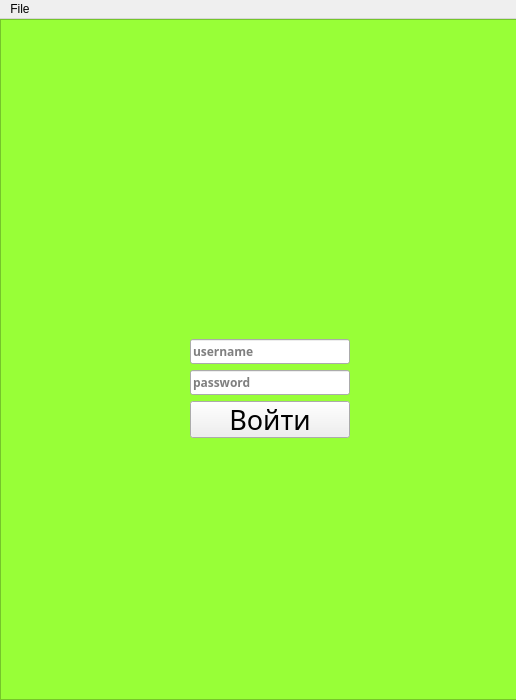
<?xml version="1.0" encoding="UTF-8"?>
<ui version="4.0">
 <class>MainWindow</class>
 <widget class="QMainWindow" name="MainWindow">
  <property name="geometry">
   <rect>
    <x>0</x>
    <y>0</y>
    <width>516</width>
    <height>700</height>
   </rect>
  </property>
  <property name="windowTitle">
   <string>MoreliaTalk</string>
  </property>
  <widget class="QWidget" name="centralwidget">
   <widget class="QGraphicsView" name="splashScreen">
    <property name="geometry">
     <rect>
      <x>0</x>
      <y>0</y>
      <width>521</width>
      <height>681</height>
     </rect>
    </property>
    <property name="sizePolicy">
     <sizepolicy hsizetype="Expanding" vsizetype="Expanding">
      <horstretch>0</horstretch>
      <verstretch>0</verstretch>
     </sizepolicy>
    </property>
    <property name="acceptDrops">
     <bool>true</bool>
    </property>
    <property name="whatsThis">
     <string/>
    </property>
    <property name="autoFillBackground">
     <bool>true</bool>
    </property>
    <property name="styleSheet">
     <string notr="true">QGraphicsView{
background-color:rgb(152, 255, 55);
}</string>
    </property>
    <property name="frameShape">
     <enum>QFrame::StyledPanel</enum>
    </property>
    <property name="frameShadow">
     <enum>QFrame::Sunken</enum>
    </property>
    <property name="interactive">
     <bool>false</bool>
    </property>
   </widget>
   <widget class="QTextBrowser" name="textBrowser">
    <property name="geometry">
     <rect>
      <x>10</x>
      <y>30</y>
      <width>381</width>
      <height>491</height>
     </rect>
    </property>
    <property name="font">
     <font>
      <family>Microsoft YaHei</family>
     </font>
    </property>
    <property name="styleSheet">
     <string notr="true">QTextBrowser{
background-color:rgb(255, 255, 255);
}
</string>
    </property>
   </widget>
   <widget class="QTextEdit" name="textEdit">
    <property name="geometry">
     <rect>
      <x>10</x>
      <y>530</y>
      <width>381</width>
      <height>141</height>
     </rect>
    </property>
    <property name="font">
     <font>
      <family>Microsoft YaHei</family>
      <pointsize>8</pointsize>
      <italic>false</italic>
     </font>
    </property>
    <property name="placeholderText">
     <string>write your message...</string>
    </property>
   </widget>
   <widget class="QPushButton" name="sendButton">
    <property name="geometry">
     <rect>
      <x>410</x>
      <y>640</y>
      <width>91</width>
      <height>31</height>
     </rect>
    </property>
    <property name="font">
     <font>
      <family>Terminal</family>
      <weight>75</weight>
      <bold>true</bold>
     </font>
    </property>
    <property name="styleSheet">
     <string notr="true">QPushButton{
  	text-align: center;
}
QPushButton:hover{
   background-color:silver;
}
QPushButton:pressed{
    background-color:gray;
}</string>
    </property>
    <property name="text">
     <string>Send</string>
    </property>
   </widget>
   <widget class="QPushButton" name="channelButton">
    <property name="geometry">
     <rect>
      <x>400</x>
      <y>60</y>
      <width>111</width>
      <height>23</height>
     </rect>
    </property>
    <property name="font">
     <font>
      <family>Terminal</family>
      <weight>75</weight>
      <bold>true</bold>
     </font>
    </property>
    <property name="styleSheet">
     <string notr="true">QPushButton{
  	text-align: center;
}
QPushButton:hover{
   background-color:silver;
}
QPushButton:pressed{
    background-color:gray;
}</string>
    </property>
    <property name="text">
     <string>change </string>
    </property>
   </widget>
   <widget class="QLineEdit" name="channelEdit">
    <property name="geometry">
     <rect>
      <x>400</x>
      <y>30</y>
      <width>111</width>
      <height>22</height>
     </rect>
    </property>
    <property name="font">
     <font>
      <family>Microsoft YaHei</family>
      <weight>75</weight>
      <bold>true</bold>
     </font>
    </property>
    <property name="placeholderText">
     <string>chanel</string>
    </property>
   </widget>
   <widget class="QLabel" name="nameChannel">
    <property name="geometry">
     <rect>
      <x>10</x>
      <y>0</y>
      <width>371</width>
      <height>21</height>
     </rect>
    </property>
    <property name="text">
     <string>TextLabel</string>
    </property>
   </widget>
   <widget class="QScrollBar" name="verticalScrollBar">
    <property name="geometry">
     <rect>
      <x>370</x>
      <y>29</y>
      <width>20</width>
      <height>491</height>
     </rect>
    </property>
    <property name="orientation">
     <enum>Qt::Vertical</enum>
    </property>
   </widget>
   <widget class="QWidget" name="gridLayoutWidget">
    <property name="geometry">
     <rect>
      <x>190</x>
      <y>320</y>
      <width>160</width>
      <height>99</height>
     </rect>
    </property>
    <layout class="QGridLayout" name="gridLayout">
     <item row="2" column="0">
      <widget class="QLineEdit" name="passwordInput">
       <property name="minimumSize">
        <size>
         <width>158</width>
         <height>0</height>
        </size>
       </property>
       <property name="font">
        <font>
         <family>Microsoft YaHei</family>
         <weight>75</weight>
         <bold>true</bold>
        </font>
       </property>
       <property name="styleSheet">
        <string notr="true"/>
       </property>
       <property name="echoMode">
        <enum>QLineEdit::Password</enum>
       </property>
       <property name="placeholderText">
        <string>password</string>
       </property>
      </widget>
     </item>
     <item row="3" column="0">
      <widget class="QPushButton" name="enterButton">
       <property name="minimumSize">
        <size>
         <width>158</width>
         <height>0</height>
        </size>
       </property>
       <property name="font">
        <font>
         <family>Niagara Solid</family>
         <pointsize>20</pointsize>
        </font>
       </property>
       <property name="text">
        <string>Войти</string>
       </property>
      </widget>
     </item>
     <item row="1" column="0">
      <widget class="QLineEdit" name="usernameInput">
       <property name="minimumSize">
        <size>
         <width>158</width>
         <height>0</height>
        </size>
       </property>
       <property name="font">
        <font>
         <family>Microsoft YaHei</family>
         <weight>75</weight>
         <bold>true</bold>
        </font>
       </property>
       <property name="styleSheet">
        <string notr="true">QGraphicsView{
background-img:&quot;Morelia_Logo_02-03.jpg&quot;;
}</string>
       </property>
       <property name="placeholderText">
        <string>username</string>
       </property>
      </widget>
     </item>
    </layout>
   </widget>
   <zorder>textBrowser</zorder>
   <zorder>textEdit</zorder>
   <zorder>sendButton</zorder>
   <zorder>channelButton</zorder>
   <zorder>channelEdit</zorder>
   <zorder>nameChannel</zorder>
   <zorder>verticalScrollBar</zorder>
   <zorder>splashScreen</zorder>
   <zorder>gridLayoutWidget</zorder>
  </widget>
  <widget class="QMenuBar" name="menuBar">
   <property name="geometry">
    <rect>
     <x>0</x>
     <y>0</y>
     <width>516</width>
     <height>21</height>
    </rect>
   </property>
   <widget class="QMenu" name="menuFile">
    <property name="title">
     <string>File</string>
    </property>
    <widget class="QMenu" name="menuProfile">
     <property name="title">
      <string>Profile</string>
     </property>
     <addaction name="actionServer_settings"/>
    </widget>
    <addaction name="menuProfile"/>
   </widget>
   <addaction name="menuFile"/>
  </widget>
  <action name="actionServer_settings">
   <property name="text">
    <string>Server settings...</string>
   </property>
  </action>
 </widget>
 <resources/>
 <connections/>
</ui>
